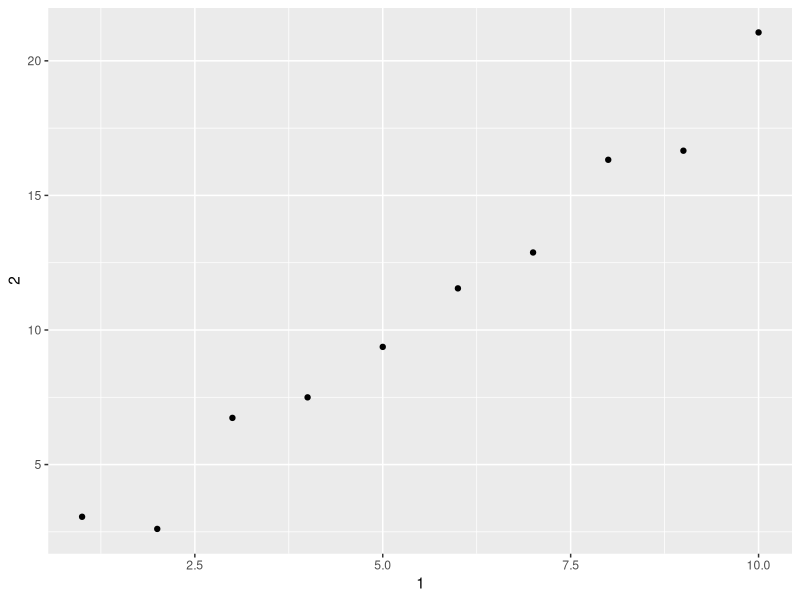

Generate this figure with R:
## ---- chunk 1
knitr::opts_chunk$set(echo = TRUE)
## ---- chunk 2

library(tidyverse)
mtcars
## ---- chunk 3
df <- data.frame(abc = 1, xyz = "a")
df$x
df[, "xyz"]
df[, c("abc", "xyz")]

tbl <- as_tibble(df)
tbl$x
tbl[, "xyz"]
tbl[, c("abc", "xyz")]

## ---- chunk 4
annoying <- tibble(
  `1` = 1:10,
  `2` = `1` * 2 + rnorm(length(`1`))
)

annoying[["1"]]
annoying$`1`
ggplot(annoying, aes(x = `1`, y = `2`)) +
  geom_point()
annoying[["3"]] <- annoying$`2` / annoying$`1`
annoying <- rename(annoying, one = `1`, two = `2`, three = `3`)
glimpse(annoying)
## ---- chunk 5
enframe(c(a = 1, b = 2, c = 3))

